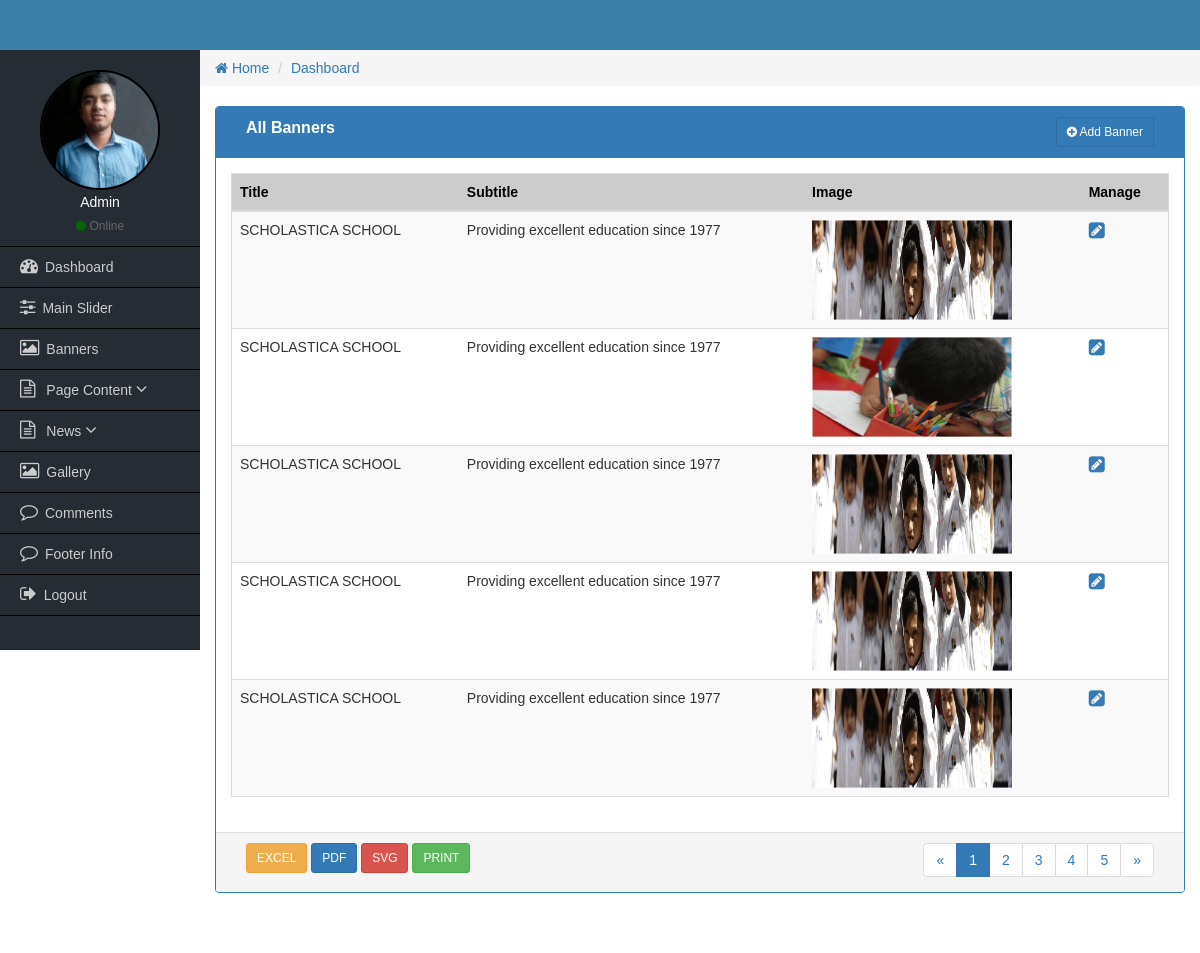
Page /admin/all-banners.php (signed in) on the committed database.
### tables this page shows
CREATE TABLE `tbl_user` (
  `id` int(11) NOT NULL,
  `name` varchar(50) NOT NULL,
  `phone` varchar(25) NOT NULL,
  `email` varchar(50) NOT NULL,
  `username` varchar(50) NOT NULL,
  `password` varchar(50) NOT NULL,
  `role_id` int(11) NOT NULL,
  `image` varchar(255) NOT NULL
);

CREATE TABLE `banners` (
  `banner_id` int(11) NOT NULL,
  `banner_title` varchar(50) NOT NULL,
  `banner_subtitle` varchar(50) NOT NULL,
  `banner_image` varchar(255) NOT NULL,
  `banner_cat_id` int(11) NOT NULL
);

### admin/functions/admin-functions.php (called while the page is built, shortened)
<?php session_start();
	function getAdminHeader(){
		require_once('includes/header.php');
	}
	function getAdminSidebar(){
		require_once('includes/sidebar.php');
	}
	function getBreadcrum(){
		include_once('includes/breadcrum.php');
	}
	function getAdminFooter(){
		require_once('includes/footer.php');
	}
?>

### admin/all-banners.php (the view, shortened to what this page needs)
<?php
	require_once('functions/admin-functions.php');
  if($_SESSION['role'] <=2){
	getAdminHeader();
  getAdminSidebar();
  getBreadcrum();
?>
<div class="col-md-12">
    <div class="panel panel-primary">
        <div class="panel-heading">
            <div class="col-md-9 heading_title">
                  All Banners
             </div>
             <div class="col-md-3 text-right">
                <a href="add-user.php" class="btn btn-sm btn btn-primary"><i class="fa fa-plus-circle"></i> Add Banner</a>
            </div>
            <div class="clearfix"></div>
        </div>
      <div class="panel-body">
          <table class="table table-responsive table-striped table-hover table_cus">
              <thead class="table_head">
                <tr>
                    <th>Title</th>
                    <th>Subtitle</th>
                    <th>Image</th>
                    <th>Manage</th>
                </tr>
              </thead>
              <tbody>
                <?php
                  $query = "SELECT * FROM banners";
                  $sqlQuery = mysqli_query($dbconnect, $query);
                  while($row = mysqli_fetch_array($sqlQuery)) : ?>
                  <tr>
                      <td><?= $row['banner_title']; ?></td>
                      <td><?= $row['banner_subtitle']; ?></td>
                      <td>
                        <img src="uploads/<?= $row['banner_image']; ?>" width="200" height="100" alt="">
                      </td>
                      <td>
                          <a href="edit-banner.php?id=<?= $row['banner_id']; ?>"><i class="fa fa-pencil-square fa-lg"></i></a>
                      </td>
                  </tr>
                <?php endwhile; ?>
              </tbody>
          </table>
      </div>
      <div class="panel-footer">
        <div class="col-md-4">
            <a href="#" class="btn btn-sm btn-warning">EXCEL</a>
            <a href="#" class="btn btn-sm btn-primary">PDF</a>
            <a href="#" class="btn btn-sm btn-danger">SVG</a>
            <a href="#" class="btn btn-sm btn-success">PRINT</a>
        </div>
        <div class="col-md-4">
        </div>
        <div class="col-md-4 text-right">
            <nav aria-label="Page navigation">
              <ul class="pagination pagina_cus">
                <li>
                  <a href="#" aria-label="Previous">
                    <span aria-hidden="true">&laquo;</span>
                  </a>
                </li>
                <li class="active"><a href="#">1</a></li>
                <li><a href="#">2</a></li>
                <li><a href="#">3</a></li>
                <li><a href="#">4</a></li>
                <li><a href="#">5</a></li>
                <li>
                  <a href="#" aria-label="Next">
                    <span aria-hidden="true">&raquo;</span>
                  </a>
                </li>
              </ul>
            </nav>
        </div>
        <div class="clearfix"></div>
      </div>
    </div>
</div>
<?php
	 getAdminFooter();
  }else{
    echo "Access Denied!";
  }
?>

### admin/includes/header.php (shortened to what this page needs)
<!DOCTYPE html>
<html lang="en">
  <head>
    <link type="text/css" rel="stylesheet" href="css/font-awesome.min.css"/>
    <link type="text/css" href="css/bootstrap.min.css" rel="stylesheet">
    <link type="text/css" rel="stylesheet" href="css/style.css"/>
    <link type="text/css" rel="stylesheet" href="css/sidebar.css"/>
    <link type="text/css" rel="stylesheet" href="css/jquery-ui.css"/>
  </head>
  <body>
  	<div class="container-fluid header_full">
    	<div class="container header">
        </div>
    </div>

### admin/includes/sidebar.php (shortened to what this page needs)
<?php include_once('config.php'); ?>
<div class="container-fluid content_full">
    <div class="row">
        <div class="col-md-2 sidebar pd0">
            <div class="side_user">
                <?php
                     $id = $_SESSION['userid'];
                     $select ="SELECT * FROM tbl_user WHERE id='$id' ";
                     $query = mysqli_query($dbconnect, $select);
                     $row = mysqli_fetch_array($query);
                ?>
                <img class="img-responsive" src="uploads/<?= $row['image']; ?>"/>
                <h4><?php echo $_SESSION['name']; ?></h4>
                <span><i class="fa fa-circle"></i>  Online</span>
            </div>
            <ul>
                <li><a href="index.php"><i class="fa fa-dashboard"></i>Dashboard</a></li>
            <?php if($_SESSION['role'] <= 2){ ?>
                <li><a href="all-sliders.php"><i class="fa fa-sliders"></i>Main Slider</a></li>
                <li><a href="all-banners.php"><i class="fa fa-image"></i>Banners</a></li>
                <li  data-toggle="collapse" data-target="#products" class="collapsed active">
                  <a href="#"><i class="fa fa-file-text-o"></i> Page Content <i class="fa fa-angle-down"></i> </span></a>
                </li>
                <li  data-toggle="collapse" data-target="#news" class="collapsed active">
                  <a href="#"><i class="fa fa-file-text-o"></i> News <i class="fa fa-angle-down"></i> </span></a>
                </li>
                    <li><a href="gallery.php"><i class="fa fa-image"></i>Gallery</a></li>
                    <li><a href="all-comments.php"><i class="fa fa-comment-o"></i>Comments</a></li>
                    <li><a href="footer-info.php"><i class="fa fa-comment-o"></i>Footer Info</a></li>
            <?php } ?>
                <li><a href="logout.php"><i class="fa fa-sign-out"></i>Logout</a></li>
            </ul>
        </div>

### admin/includes/breadcrum.php
<div class="col-md-10 admin-part pd0">
<ol class="breadcrumb">
  <li><a href="#"><i class="fa fa-home"></i> Home</a></li>
  <li><a href="#">Dashboard</a></li>
</ol>

### admin/includes/footer.php (shortened to what this page needs)
	 		</div>
         </div>
    </div>
    <div class="container-fluid footer_full">
    	<div class="container footer">
        </div>
    </div>
  </body>
</html>

### admin/css/style.css (style rules this page uses)
* { margin:0px; padding:0px; outline:0px; }
img { border:0px; }
ul, ol { list-style-type:none; }
a { text-decoration:none; }
.pd0 { padding-left:0px; padding-right:0px; padding-top:0px; padding-bottom:0px; }
body { font-family:Verdana, Geneva, sans-serif; }
.header_full { background:#3b80a9; }
.header { height:50px; }
.sidebar { background-color:#252c34; min-height:600px; }
.side_user { text-align:center; color:#fff; padding:20px 0px 10px; border-bottom:1px solid #000; }
.side_user img { width:120px; height:120px; border:2px solid #000; border-radius:50%; display:inline-block; }
.side_user h4 { font-size:14px; margin:5px 0px; }
.side_user span { color:#666; font-size:12px; }
.side_user span i { color:#060; }
.sidebar ul li a { font-size:14px; color:#CCC; line-height:40px; padding-left:20px; display:block; border-bottom:1px solid #000; }
.sidebar ul li a i { font-size:18px; padding-right:7px; }
.footer_full { background-color:#000; }
.footer { height:40px; }
.heading_title { font-size:16px; font-weight:bold; }
.table_cus { border:1px solid #ddd; }
.table_head { background-color:#ccc; color:#000; }
.pagina_cus { padding:0px; margin:0px; }
.panel-body { padding: 15px; }
.container-fluid.footer_full { background:transparent; }

### admin/css/sidebar.css (style rules this page uses)
body { margin: 0px; padding: 0px; }

### rows in the picture
tbl_user: image (picture)
banners: banner_title "SCHOLASTICA SCHOOL", banner_subtitle "Providing excellent education since 1977", banner_image (picture)
banners: banner_title "SCHOLASTICA SCHOOL", banner_subtitle "Providing excellent education since 1977", banner_image (picture)
banners: banner_title "SCHOLASTICA SCHOOL", banner_subtitle "Providing excellent education since 1977", banner_image (picture)
banners: banner_title "SCHOLASTICA SCHOOL", banner_subtitle "Providing excellent education since 1977", banner_image (picture)
banners: banner_title "SCHOLASTICA SCHOOL", banner_subtitle "Providing excellent education since 1977", banner_image (picture)

### other values in the picture
$_SESSION['name'] "Admin"
